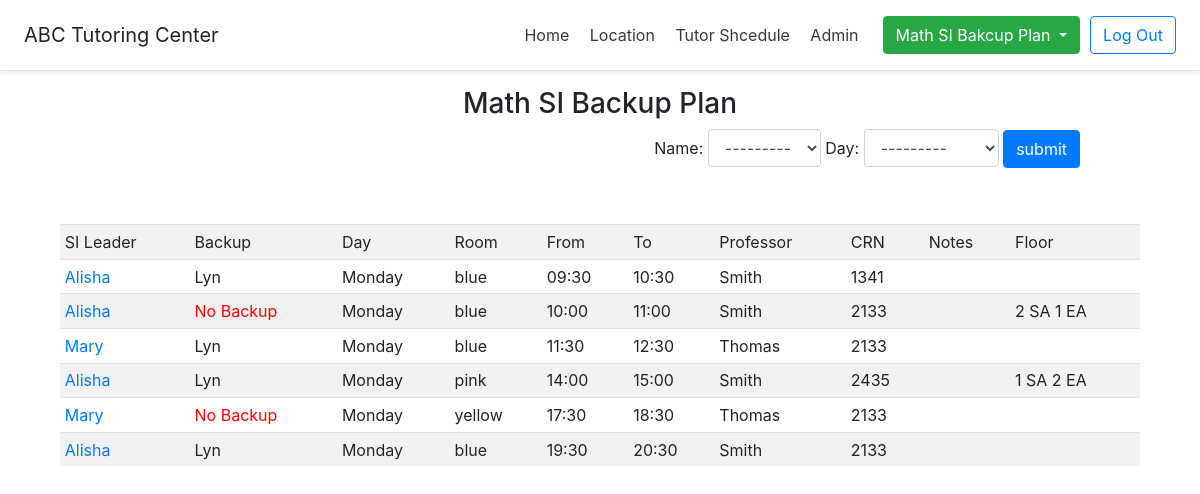
Page /showSiBackupPlan/Monday (signed in) on the committed database.
### CS416Project/models.py (models this page shows, shortened)
class SI_Session(models.Model):
    day_choices = (
        ('', '--------'),
        ('Monday', 'Monday'),
        ('Tuesday', 'Tuesday'),
        ('Wednesday', 'Wednesday'),
        ('Thursday', 'Thursday'),
        ('Friday', 'Friday'),
        ('Sarturday', 'Satruday'),
        ('Sunday', 'Sunday'),
    )
    room_choices = (
        ('', '--------'),
        ('blue', 'blue'),
        ('yellow', 'yellow'),
        ('pink', 'pink'),
    )
    time_choices = (
        ('', '--------'),
        ('09:30', '9:30'),
        ('10:00', '10:00'),
        ('10:30', '10:30'),
        ('11:00', '11:00'),
        ('11:30', '11:30'),
        ('12:00', '12:00'),
        ('12:30', '12:30'),
        ('13:00', '1:00'),
        ('13:30', '1:30'),
        ('14:00', '2:00'),
        ('14:30', '2:30'),
        ('15:00', '3:00'),
        ('15:30', '3:30'),
        ('16:00', '4:00'),
        ('16:30', '4:30'),
        ('17:00', '5:00'),
        ('17:30', '5:30'),
        ('18:00', '6:00'),
        ('18:30', '6:30'),
        ('19:00', '7:00'),
        ('19:30', '7:30'),
        ('20:00', '8:00'),
        ('20:30', '8:30'),
    )
    crn_choices = (
        ('', '--------'),
        ('2133', '2134'),
        ('2435', '2435'),
        ('1341', '1341'),
    )
    faculty_choices = (
        ('', '--------'),
        ('Smith', 'Smith'),
        ('Thomas', 'Thomas'),
        ('Daddona', 'Daddona'),
    )
    day = models.CharField(max_length=50, choices=day_choices)
    tutor = models.ForeignKey(Tutor,on_delete=models.SET_NULL, null=True)
    backup = models.CharField(max_length=50, blank=True)
    sessionTime_from = models.CharField(max_length=50,default='', choices=time_choices)
    sessionTime_to = models.CharField(max_length=50,default='', choices=time_choices)
    room = models.CharField(max_length=50,default='',choices=room_choices)
    professor = models.CharField(max_length=50,default='', choices=faculty_choices)
    crn = models.CharField(max_length=50, default='', choices=crn_choices)
    notes = models.CharField(max_length=50,blank=True)
    floor = models.CharField(max_length=50, default='', blank=True)
    class Meta: #order by desc
                 ordering = ['day','sessionTime_from']

class Tutor(models.Model):
    objects = TutorManager()
    firstname = models.CharField(max_length=50,default='')
    lastname = models.CharField(max_length=50,default='')
    hours = models.IntegerField(default=0)
    typeofstaff = models.CharField(max_length=50, default='',choices=type_choices)
    subject1 = models.CharField(max_length=50, default='', null=True, choices=subject_choices)
    subject2 = models.CharField(max_length=50, default='', null=True, choices=subject_choices)
    usedhours = models.DecimalField(decimal_places=1, max_digits=3, default=0)
    class Meta: #order by desc
         ordering = ['firstname']
         unique_together = (('firstname', 'lastname'),)

### CS416Project/views.py (the view)
# urls.py: path('showSiBackupPlan/<day>', views.showSiBackupPlan, name="showSiBackupPlan"),
def showSiBackupPlan(request, day):
    ti = Tutor.objects.all()
    if day == 'alldays':
        backupPlans = SI_Session.objects.all().order_by('day','sessionTime_from')
    else:
        backupPlans = SI_Session.objects.filter(day=day)
    return render(request, 'showSiBackupPlan.html', {'backupPlans': backupPlans,'ti':ti})

### templates/showSiBackupPlan.html (shortened to what this page needs)
{% load staticfiles %}
<!DOCTYPE html>
<html lang="en">
<head>
    <link rel="stylesheet" href="https://maxcdn.bootstrapcdn.com/bootstrap/4.1.3/css/bootstrap.min.css">
</head>
<body>
{% include "header.html" %}
{% if user.is_authenticated %}
    <h3 >Math SI Backup Plan</h3>
    <div align=right style="padding-right: 10%">
        <form action="{% url 'showSiBackupbyTutor' %}" method="post">
            Name:  <select class="form-control" name="search">
            <option value="">---------</option>
        </select>
            Day: <select class="form-control" name="search2">
            <option value="">---------</option>
        </select>
            <input class="btn btn-primary" type="submit" value="submit">
        </form>
    </div>
    <br>
    <div class="table-responsive">
       <br>
        <table align="center" >
            <tr >
                <td>SI Leader</td>
                <td>Backup</td>
                <td>Day</td>
                <td>Room</td>
                <td>From</td>
                <td>To</td>
                <td>Professor</td>
                <td>CRN</td>
                <td>Notes</td>
                <td>Floor</td>
            </tr>
            {% for day in backupPlans %}
                <tr>
                    <td name="sileader"> <a   data-html="true" class="popup" href="#" data-toggle="popover" title="Tutor Info"
                                              data-content="{{day.tutor.firstname }} {{day.tutor.lastname}}: {{day.tutor.type}}
                     <br>Subject1: {{day.tutor.subject1}}
                     <br>Subject2: {{day.tutor.subject2}}" >{{day.tutor.firstname}}</a> </td>
                    <td name="backup"> {{day.backup}}  </td>
                        <td> {{day.day}}  </td>
                    <td> {{day.room}}  </td>
                    <td> {{day.sessionTime_from}} </td>
                    <td> {{day.sessionTime_to}} </td>
                    <td> {{day.professor}} </td>
                    <td> {{day.crn}} </td>
                    <td> {{day.notes}} </td>
                    <td> {{day.floor}} </td>
                </tr>
            {% endfor %}
         </table>
  </div>
{% else %}
    <h2 class="tr" style="text-align: center">You are now logged out</h2>
    <br>
    <div class="container" style="text-align: center">
        <a class="btn btn-primary" href="{% url 'login' %}" role="button">Login</a>
    </div>
{% endif %}
</body>
</html>

### rows in the picture
SI_Session: tutor.firstname "Alisha", backup "Lyn", day "Monday", room "blue", sessionTime_from "09:30", sessionTime_to "10:30", professor "Smith", crn "1341"
SI_Session: tutor.firstname "Alisha", day "Monday", room "blue", sessionTime_from "10:00", sessionTime_to "11:00", professor "Smith", crn "2133", floor "2 SA 1 EA"
SI_Session: tutor.firstname "Mary", backup "Lyn", day "Monday", room "blue", sessionTime_from "11:30", sessionTime_to "12:30", professor "Thomas", crn "2133"
SI_Session: tutor.firstname "Alisha", backup "Lyn", day "Monday", room "pink", sessionTime_from "14:00", sessionTime_to "15:00", professor "Smith", crn "2435", floor "1 SA 2 EA"
SI_Session: tutor.firstname "Mary", day "Monday", room "yellow", sessionTime_from "17:30", sessionTime_to "18:30", professor "Thomas", crn "2133"
SI_Session: tutor.firstname "Alisha", backup "Lyn", day "Monday", room "blue", sessionTime_from "19:30", sessionTime_to "20:30", professor "Smith", crn "2133"
